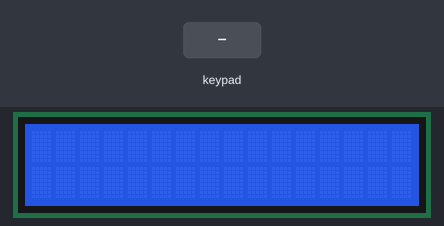
Recording of a sketch running on a simulated Arduino Uno, built with avr-gcc and run on an emulated ATmega328P. Shown: 16×2 character LCD. The test bench sets the inputs (shaded band).

Above: at 1.2 s.
1.3 s: keypad keys 2 3 4 5 pressed 0.4 s apart
At 3.7 s:
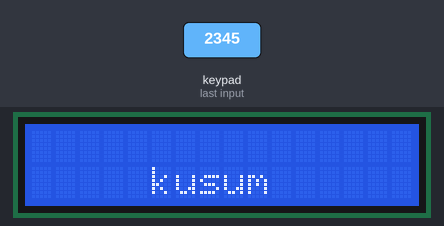
4.4 s: key '7' pressed
At 5.5 s:
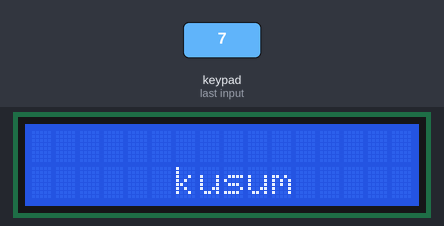
5.9 s: key '8' pressed
At 6.5 s:
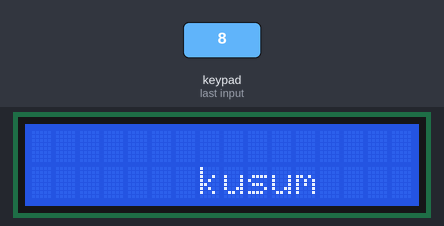
7.4 s: keypad keys 2 3 4 5 * pressed 0.4 s apart
At 10.1 s:
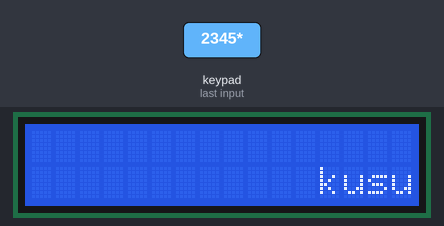
Timing chart, 0 to 11.6 s (numbered marks = the images above; inputs shaded):
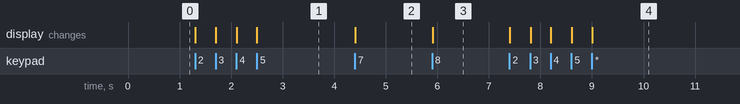

Measured:
- after the input at 1.3 s, the display: first changes at once (image 1 shows a later state)
- after the input at 4.4 s, the display: changes at once (image 2)
- after the input at 5.9 s, the display: changes at once (image 3)
- after the input at 7.4 s, the display: first changes at once (image 4 shows a later state)

The sketch:

BASIC_CALCULATOR.ino
```cpp
#include<Keypad.h>
#include<LiquidCrystal.h>
const int r5=13, en=12, d4=11, d5=10, d6=1, d7=0;
LiquidCrystal lcd(r5,en,d4,d5,d6,d7);
const byte ROWS =4;
const byte COLS=4;
char keys [ROWS][COLS]={
  {'7','8','9','/'},
  {'4','5','6','*'},
  {'1','2','3','-'},
  {'c','0','=','+'}
};
byte rowpins[ROWS]={2,3,4,5};
byte colpins[COLS]={6,7,8,9};
int i=0;
char aee[10];
Keypad keypad=Keypad (makeKeymap(keys),rowpins,colpins,ROWS,COLS);
void setup() {
  lcd.begin(16,2);


}

void loop() {
  char key=keypad.getKey();
  if (key){
    lcd.setCursor(1,1);
    lcd.print("kusum");
    lcd.display();
    lcd.scrollDisplayRight();
  }


}
```
